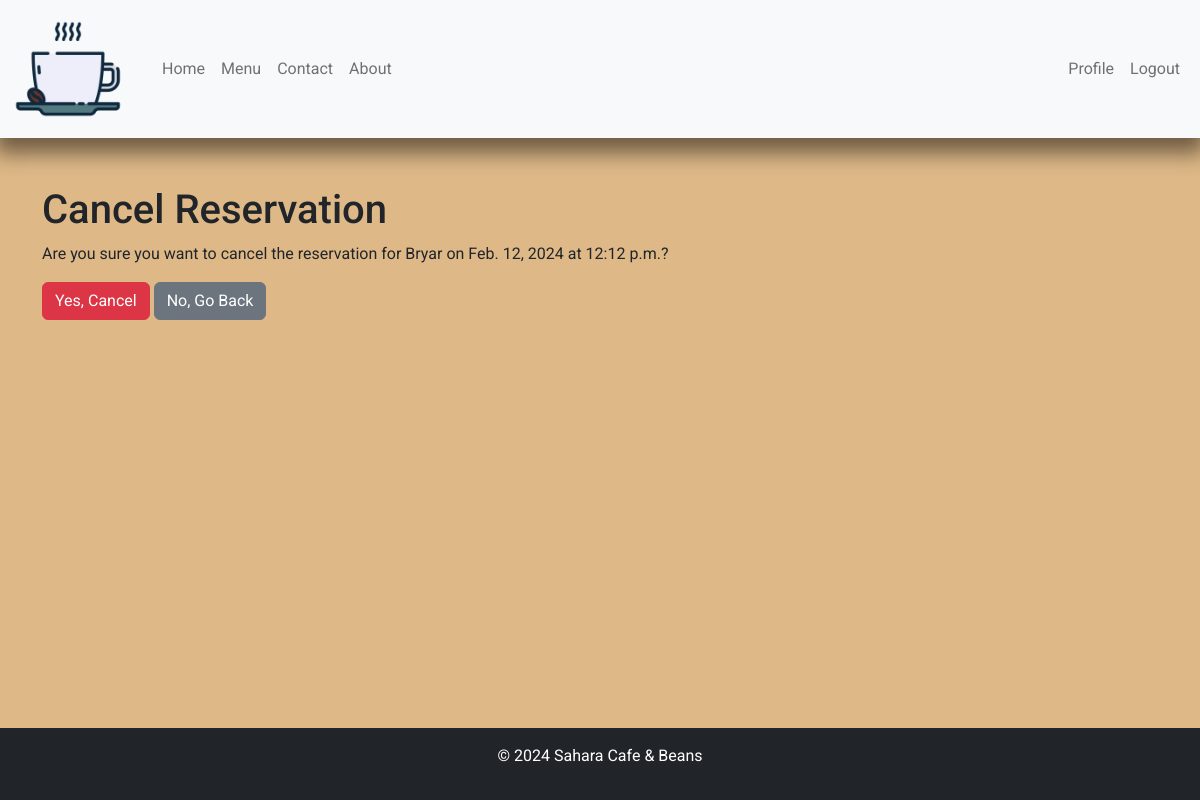
/reservations/cancel_reservation/64/ (signed in), run on the app's committed database.
### reservations/models.py (models this page shows, shortened)
class Reservation(models.Model):
    user = models.ForeignKey(User, on_delete=models.CASCADE)
    date = models.DateField()
    time = models.TimeField(choices=times_for_reservation)
    number_of_guests = models.IntegerField(choices=numb_of_guest_choices)
    created_at = models.DateTimeField(auto_now_add=True)

### reservations/views.py (the view)
# urls.py: path('cancel_reservation/<int:reservation_id>/', views.cancel_reservation, name='cancel_reservation'),
@login_required
def cancel_reservation(request, reservation_id):
    reservation = get_object_or_404(Reservation, id=reservation_id, user=request.user)
    if request.method == 'POST':
        reservation.delete()
        return redirect('accounts:profile_detail')
    return render(request, 'reservations/cancel_reservation.html', {'reservation': reservation})

### reservations/templates/reservations/cancel_reservation.html (shortened to what this page needs)
{% extends 'base.html' %}
{% block content %}
<div class="container mt-5">
    <h1>Cancel Reservation</h1>
    <p>Are you sure you want to cancel the reservation for {{ reservation.user.username}} on {{reservation.date}} at {{ reservation.time}}?</p>
    <form method="post">
        <button type="submit" class="btn btn-danger">Yes, Cancel</button>
        <a href="{% url 'accounts:profile_detail' %}" class="btn btn-secondary">No, Go Back</a>
    </form>
</div>
{% endblock %}

### static/css/base.css (style rules this page uses)
:root { --font-primary: 'Roboto', sans-serif; --font-size-base: 16px; --font-size-small: 0.8rem; --font-size-large: 1.25rem; --main-color: #a0522d; --accent-color: #deb887; --background-color: #fffaf0; --box-shadow-color: 0px 10px 20px 5px rgba(0, 0, 0, 0.5); }
html, body { height: 100%; }
body { display: flex; flex-direction: column; font-family:var(--font-primary); }
h1, h2, h3, h4, h5, h6 { font-family: var(--font-size-base); }

### data on the page
Reservation: user.username "Bryar", date "Feb. 12, 2024", time "12:12 p.m."
